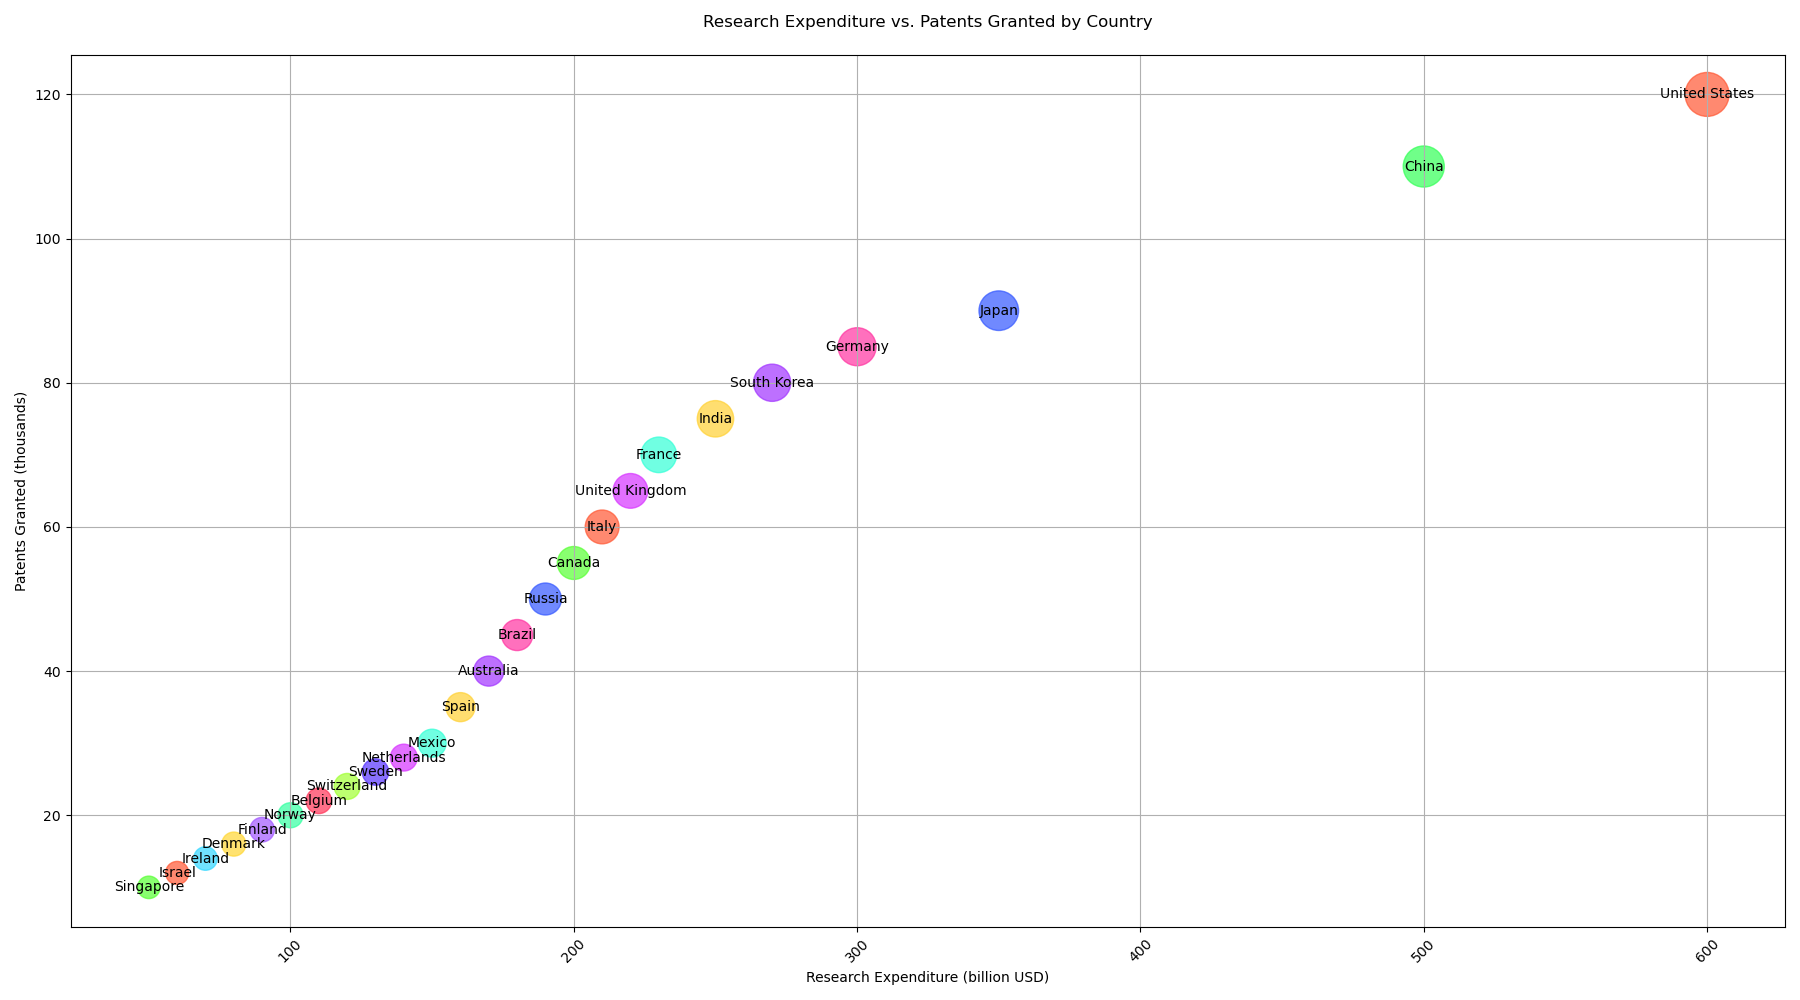

The Python source for this figure:

import matplotlib.pyplot as plt

# Data
countries = ['United States', 'China', 'Japan', 'Germany', 'South Korea', 'India', 'France', 'United Kingdom', 
             'Italy', 'Canada', 'Russia', 'Brazil', 'Australia', 'Spain', 'Mexico', 'Netherlands', 'Sweden', 
             'Switzerland', 'Belgium', 'Norway', 'Finland', 'Denmark', 'Ireland', 'Israel', 'Singapore']
research_expenditure = [600, 500, 350, 300, 270, 250, 230, 220, 210, 200, 190, 180, 170, 160, 150, 140, 130, 120, 
                        110, 100, 90, 80, 70, 60, 50]  # in billion USD
patents_granted = [120, 110, 90, 85, 80, 75, 70, 65, 60, 55, 50, 45, 40, 35, 30, 28, 26, 24, 22, 20, 18, 16, 14, 12, 10]  # number in thousands
researchers = [16, 14, 13, 12, 11.5, 11, 10.5, 10, 9.5, 9, 8.5, 8, 7.5, 7, 6.5, 6, 5.8, 5.6, 5.4, 5.2, 5, 4.8, 4.6, 4.4, 4.2]  # number in millions

# Normalize the researchers data to use as bubble sizes
max_researchers = max(researchers)
bubble_sizes = [(r / max_researchers) * 1000 for r in researchers]

# Plot
plt.figure(figsize=(18, 10))  # Adjusted width and height of the chart
plt.scatter(research_expenditure, patents_granted, s=bubble_sizes,
            color=['#FF5733', '#33FF57', '#3357FF', '#FF33A1', '#A133FF', '#FFD133', '#33FFD7', '#D733FF', 
                   '#FF5733', '#57FF33', '#3357FF', '#FF33A1', '#A133FF', '#FFD133', '#33FFD7', '#D733FF', 
                   '#5733FF', '#A1FF33', '#FF3357', '#33FFA1', '#A157FF', '#FFD733', '#33D7FF', '#FF5733', '#57FF33'],
            alpha=0.7)

# Additional Customization
plt.title('Research Expenditure vs. Patents Granted by Country', pad=20)
plt.xlabel('Research Expenditure (billion USD)')
plt.ylabel('Patents Granted (thousands)')
plt.xticks(rotation=45)
plt.grid(True)

# Annotating the country names
for i, country in enumerate(countries):
    plt.text(research_expenditure[i], patents_granted[i], country, ha='center', va='center')

# Show the plot
plt.tight_layout()
plt.show()
